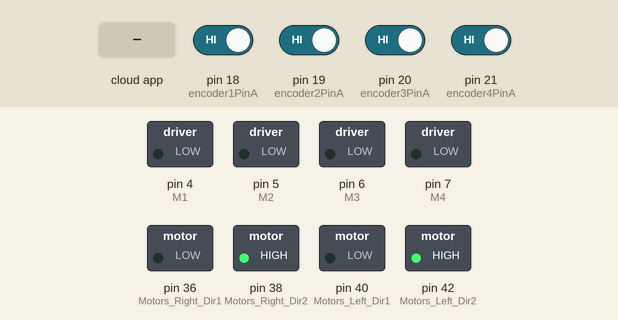
Simulated run of this sketch. Board: Arduino Mega 2560, built with avr-gcc and run on an emulated ATmega2560. Shown: switched loads named in the sketch (green lamp = pin HIGH). The test bench sets the inputs (shaded band); at power-on: pin 18 (encoder1PinA), pin 19 (encoder2PinA), pin 20 (encoder3PinA), pin 21 (encoder4PinA) HIGH. The ROS host is connected and sends only what is stated; what the sketch prints to the serial monitor is not drawn.

Above: at 1.2 s.
1.3 s: the phone or cloud app sets keys to s
At 4.0 s:
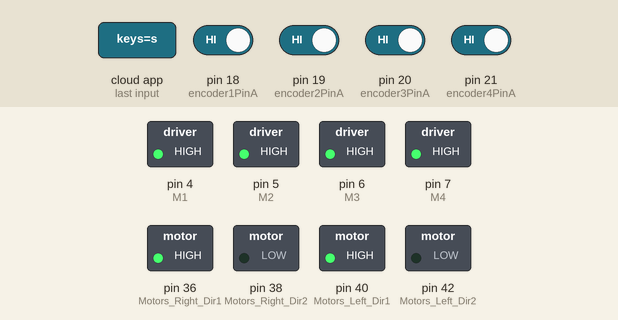
4.3 s: the phone or cloud app sets keys to a
At 5.0 s:
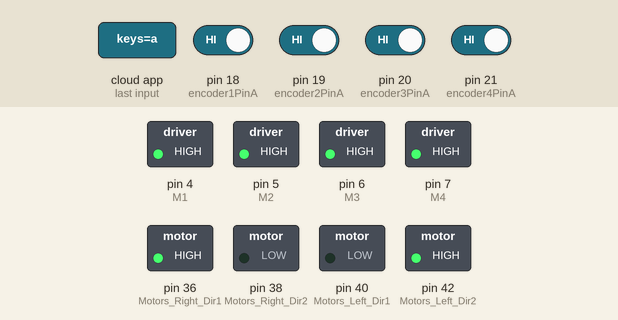
5.8 s: the phone or cloud app sets keys to w
At 7.0 s:
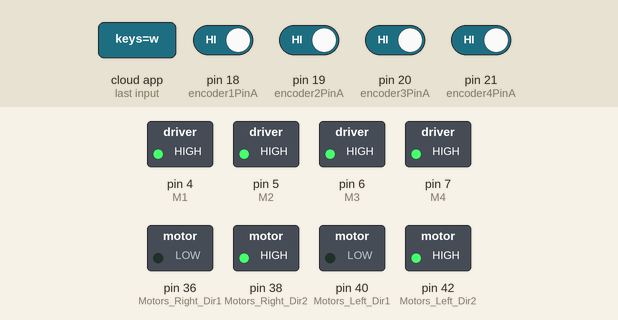
7.3 s: the phone or cloud app sets keys to d
At 7.6 s:
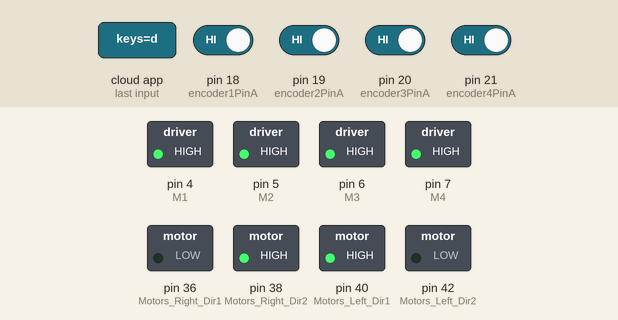
Timing chart, 0 to 9.8 s (numbered marks = the images above; inputs shaded):
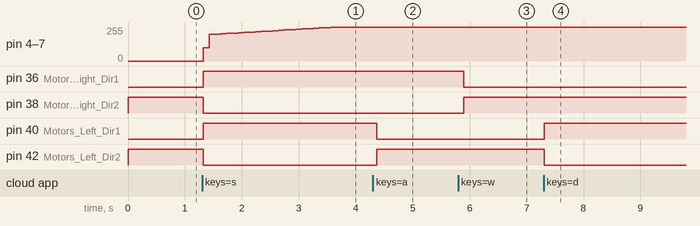

The sketch:

Mega_Control.ino
```cpp
#include <PID_v1.h>
#include <ros.h>
#include <std_msgs/Int32.h>
#include <std_msgs/String.h>

#define encoder1PinA      18
#define encoder1PinB      28
#define M1                4

#define encoder2PinA      19
#define encoder2PinB      30
#define M2                5

#define encoder3PinA      20
#define encoder3PinB      32
#define M3                6

#define encoder4PinA      21
#define encoder4PinB      34
#define M4                7

#define Motors_Right_Dir1  36
#define Motors_Right_Dir2  38
#define Motors_Left_Dir1   40
#define Motors_Left_Dir2   42

ros::NodeHandle  ard;
std_msgs::Int32 str_msg;
ros::Publisher vel("velocity", &str_msg);
String x;
void messageCb( const std_msgs::String& toggle_msg){
  x=toggle_msg.data;
}

ros::Subscriber<std_msgs::String> sub("keys", &messageCb );

volatile long encoder1Pos=0,encoder2Pos=0,encoder3Pos=0,encoder4Pos=0;
long newposition1,oldposition1=0,newposition2,oldposition2=0,newposition3,oldposition3=0,newposition4,oldposition4=0;
unsigned long newtime,oldtime=0,timestep=0;
double Speed1=0,Speed2=0,Speed3=0,Speed4=0;
double M1_pwm=0,M2_pwm=0,M3_pwm=0,M4_pwm=0;
double Setpoint=0;
int Forward,Backward,Right,Left;
long rpm1,rpm2,rpm3,rpm4;
long count1=0,count2=0,count3=0,count4=0;


PID M1_PID(&Speed1, &M1_pwm, &Setpoint, 1.217,6.436, 0, DIRECT);
PID M2_PID(&Speed2, &M2_pwm, &Setpoint, 1.217,6.436, 0, DIRECT);
PID M3_PID(&Speed3, &M3_pwm, &Setpoint, 1.217,6.436, 0, DIRECT);
PID M4_PID(&Speed4, &M4_pwm, &Setpoint, 1.217,6.436, 0, DIRECT);


void setup(){

      ard.initNode();
      ard.advertise(vel);
      ard.subscribe(sub);

  Serial.begin(57600);
      pinMode(Motors_Right_Dir1,OUTPUT);
      pinMode(Motors_Left_Dir1,OUTPUT);
      pinMode(Motors_Right_Dir2,OUTPUT);
      pinMode(Motors_Left_Dir2,OUTPUT);

   // Motor 1 + encoder configuration

      pinMode(M1,OUTPUT);
      pinMode(encoder1PinA, INPUT_PULLUP);
      digitalWrite(encoder1PinA, HIGH);
      pinMode(encoder1PinB, INPUT_PULLUP);
      digitalWrite(encoder1PinB, HIGH);
      attachInterrupt(5, doEncoder1, RISING);

   // Motor 2 + encoder configuration

      pinMode(M2,OUTPUT);
      pinMode(encoder2PinA, INPUT_PULLUP);
      digitalWrite(encoder2PinA, HIGH);
      pinMode(encoder2PinB, INPUT_PULLUP);
      digitalWrite(encoder2PinB, HIGH);
      attachInterrupt(4, doEncoder2, RISING);

    // Motor 3 + encoder configuration

      pinMode(M3,OUTPUT);
      pinMode(encoder3PinA, INPUT_PULLUP);
      digitalWrite(encoder3PinA, HIGH);
      pinMode(encoder3PinB, INPUT_PULLUP);
      digitalWrite(encoder3PinB, HIGH);
      attachInterrupt(3, doEncoder3, RISING);

    // Motor 4 + encoder configuration

      pinMode(M4,OUTPUT);
      pinMode(encoder4PinA, INPUT);
      digitalWrite(encoder4PinA, HIGH);
      pinMode(encoder4PinB, INPUT);
      digitalWrite(encoder4PinB, HIGH);
      attachInterrupt(2, doEncoder4, RISING);

   //turn the PID on

      M1_PID.SetMode(AUTOMATIC);
      M1_PID.SetSampleTime(5);
      M1_PID.SetOutputLimits(100, 255);
      M2_PID.SetMode(AUTOMATIC);
      M2_PID.SetSampleTime(5);
      M2_PID.SetOutputLimits(100, 255);
      M3_PID.SetMode(AUTOMATIC);
      M3_PID.SetSampleTime(5);
      M3_PID.SetOutputLimits(100, 255);
      M4_PID.SetMode(AUTOMATIC);
      M4_PID.SetSampleTime(5);
      M4_PID.SetOutputLimits(100, 255);
      Serial.println("Start");
}

void loop(){

                newtime = micros();
                timestep=(newtime-oldtime);

                velocity1();
                velocity2();
                velocity3();
                velocity4();

                Speed1=abs(rpm1);
                Speed2=abs(rpm2);
                Speed3=abs(rpm3);
                Speed4=abs(rpm4);

                M1_PID.Compute();
                M2_PID.Compute();
                M3_PID.Compute();
                M4_PID.Compute();


                oldtime=newtime;

                str_msg.data = rpm1;
                vel.publish(&str_msg);
                ard.spinOnce();
                control();

                delay(100);

  }

int control(){
   if(x=="s"){
        Setpoint = 80;
        digitalWrite(Motors_Right_Dir1,HIGH);
        digitalWrite(Motors_Right_Dir2,LOW);
        analogWrite(M1,M1_pwm);
        analogWrite(M2,M2_pwm);
        digitalWrite(Motors_Left_Dir1,HIGH);
        digitalWrite(Motors_Left_Dir2,LOW);
        analogWrite(M3,M3_pwm);
        analogWrite(M4,M4_pwm);
//Serial.println("Forward");
   }

   else if(x=="a"){
         Setpoint = 80;
        digitalWrite(Motors_Right_Dir1,HIGH);
        digitalWrite(Motors_Right_Dir2,LOW);
        analogWrite(M1,M1_pwm);
        analogWrite(M2,M2_pwm);
        digitalWrite(Motors_Left_Dir1,LOW);
        digitalWrite(Motors_Left_Dir2,HIGH);
        analogWrite(M3,M3_pwm);
        analogWrite(M4,M4_pwm);
        //Serial.println("Left");
   }


  else if(x=="w"){
        Setpoint = 80;
        digitalWrite(Motors_Right_Dir1,LOW);
        digitalWrite(Motors_Right_Dir2,HIGH);
        analogWrite(M1,M1_pwm);
        analogWrite(M2,M2_pwm);
        digitalWrite(Motors_Left_Dir1,LOW);
        digitalWrite(Motors_Left_Dir2,HIGH);
        analogWrite(M3,M3_pwm);
        analogWrite(M4,M4_pwm);
   //     Serial.println("Backward");
   }


   else if(x=="d"){
        Setpoint = 80;
        digitalWrite(Motors_Right_Dir1,LOW);
        digitalWrite(Motors_Right_Dir2,HIGH);
        analogWrite(M1,M1_pwm);
        analogWrite(M2,M2_pwm);
        digitalWrite(Motors_Left_Dir1,HIGH);
        digitalWrite(Motors_Left_Dir2,LOW);
        analogWrite(M3,M3_pwm);
        analogWrite(M4,M4_pwm);
  //      Serial.println("Right");
   }

   else {
        Setpoint = 0;
        digitalWrite(Motors_Right_Dir1,LOW);
        digitalWrite(Motors_Right_Dir2,HIGH);
        analogWrite(M1,0);
        analogWrite(M2,0);
        digitalWrite(Motors_Left_Dir1,LOW);
        digitalWrite(Motors_Left_Dir2,HIGH);
        analogWrite(M3,0);
        analogWrite(M4,0);
  //      Serial.println("Stopped");
    }
}

void doEncoder1()
{
  if (digitalRead(encoder1PinA) == digitalRead(encoder1PinB)) {
    encoder1Pos++;
  } else {
    encoder1Pos--;
  }
}

void doEncoder2()
{
  if (digitalRead(encoder2PinA) == digitalRead(encoder2PinB)) {
    encoder2Pos++;
  } else {
    encoder2Pos--;
  }
}

void doEncoder3()
{
  if (digitalRead(encoder3PinA) == digitalRead(encoder3PinB)) {
    encoder3Pos++;
  } else {
    encoder3Pos--;
  }
}

void doEncoder4()
{
  if (digitalRead(encoder4PinA) == digitalRead(encoder4PinB)) {
    encoder4Pos++;
  } else {
    encoder4Pos--;
  }
}

float velocity1(){

    newposition1 = encoder1Pos;
    count1=(newposition1-oldposition1);
    rpm1=259740.25*count1/timestep; //60*10^6/21/11=259740.25
    oldposition1=newposition1;
  return rpm1;
  }

float velocity2(){

    newposition2 = encoder2Pos;
    count2=(newposition2-oldposition2);
    rpm2=259740.25*count2/timestep; //60*10^6/21/11=259740.25
    oldposition2=newposition2;
  return rpm2;
  }

float velocity3(){

    newposition3 = encoder3Pos;
    count3=(newposition3-oldposition3);
    rpm3=259740.25*count3/timestep; //60*10^6/21/11=259740.25
    oldposition3=newposition3;
  return rpm3;
  }

float velocity4(){

    newposition4 = encoder4Pos;
    count4=(newposition4-oldposition4);
    rpm4=259740.25*count4/timestep; //60*10^6/21/11=259740.25
    oldposition4=newposition4;
  return rpm4;
  }
```

Measured:
- after the input at 1.3 s, pin 4 (M1), pin 5 (M2), pin 6 (M3), pin 7 (M4): moves from 0/255 to 255/255 over 2.3 s, starting at once; pin 36 (Motors_Right_Dir1), pin 40 (Motors_Left_Dir1): LOW → HIGH at once; pin 38 (Motors_Right_Dir2), pin 42 (Motors_Left_Dir2): HIGH → LOW at once
- after the input at 4.3 s, pin 40 (Motors_Left_Dir1): HIGH → LOW after 0.07 s; pin 42 (Motors_Left_Dir2): LOW → HIGH after 0.07 s
- after the input at 5.8 s, pin 36 (Motors_Right_Dir1): HIGH → LOW after 0.09 s; pin 38 (Motors_Right_Dir2): LOW → HIGH after 0.09 s
- after the input at 7.3 s, pin 40 (Motors_Left_Dir1): LOW → HIGH at once; pin 42 (Motors_Left_Dir2): HIGH → LOW at once
